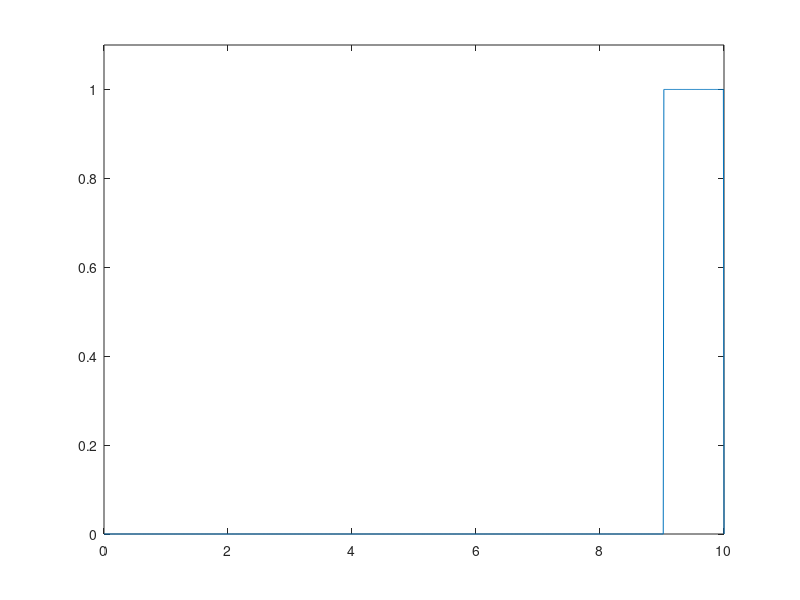

This chart was generated by the following MATLAB code:
#ex 2.6

c= 3e+8;

L = 10;#comprimento
T = L/c;#tempo total

dx = 1e-2;
x = 0:dx:L;

S = 1;# S = 1 "magical step"

dt = S*dx/c; #2.28a
t = 0:dt:T;

Lx = length(x);
Lt = length(t); 

u = zeros(Lt,Lx);

function y = start(k,L,c) #fonte
  if k < L /(10*c);
    y = 1;
  else y = 0;
  endif
endfunction



tic
for n = 3:Lt;
  u(n-1,1) = start(n*dt,L,c);
  u(n,2:Lx-1) =  u(n-1,3:Lx) - u(n-2,2:Lx-1) + u(n-1,1:Lx-2); #2.17  
endfor
toc

#plot grafico
U = u(1,:);
plot (x, U,'ydatasource','U');
axis([0 L 1.1*min(min(u)) 1.1*max(max(u))]);

for n = 1:Lt
  U = u(n,:);
  refreshdata
  drawnow
endfor


